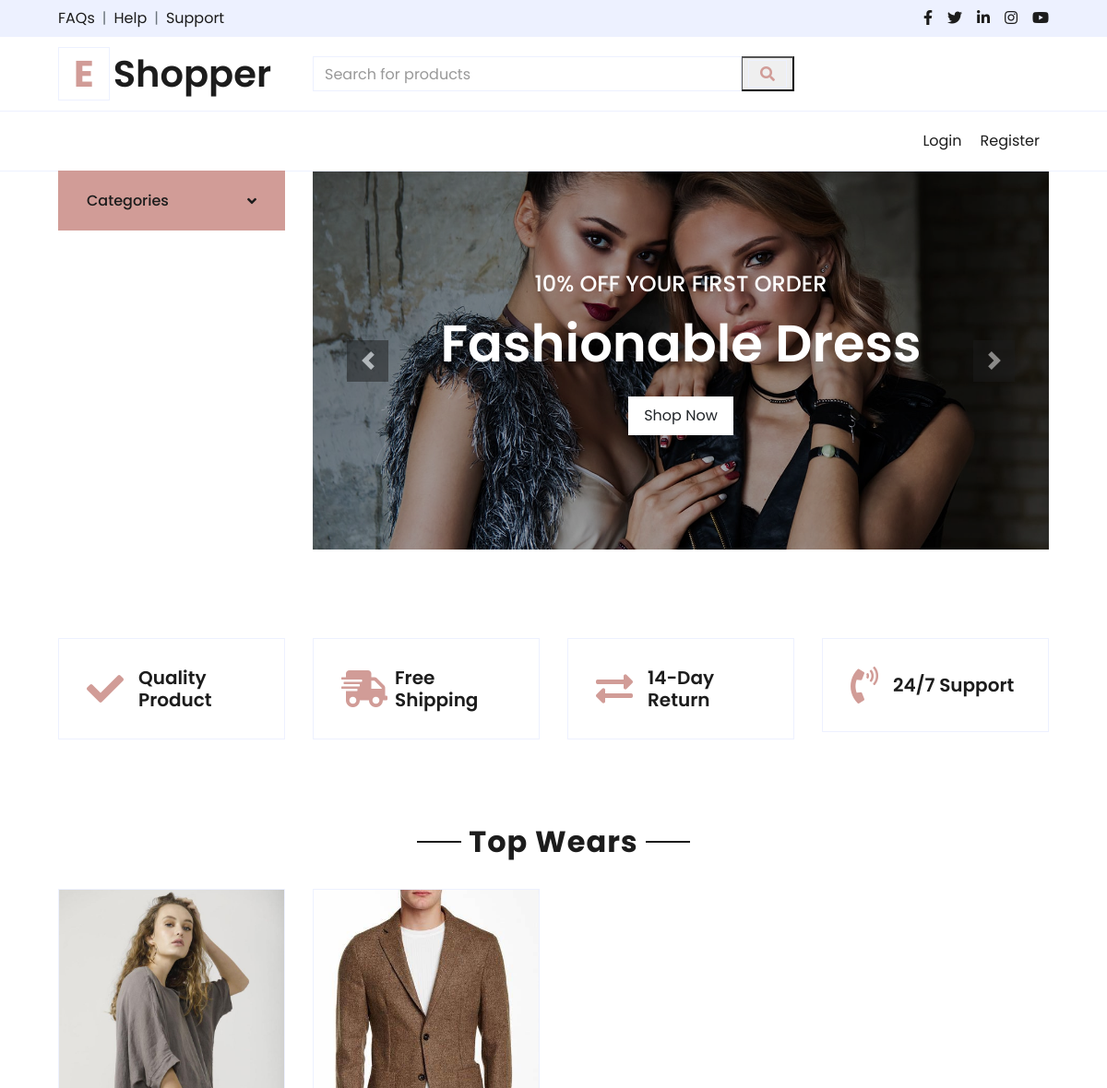
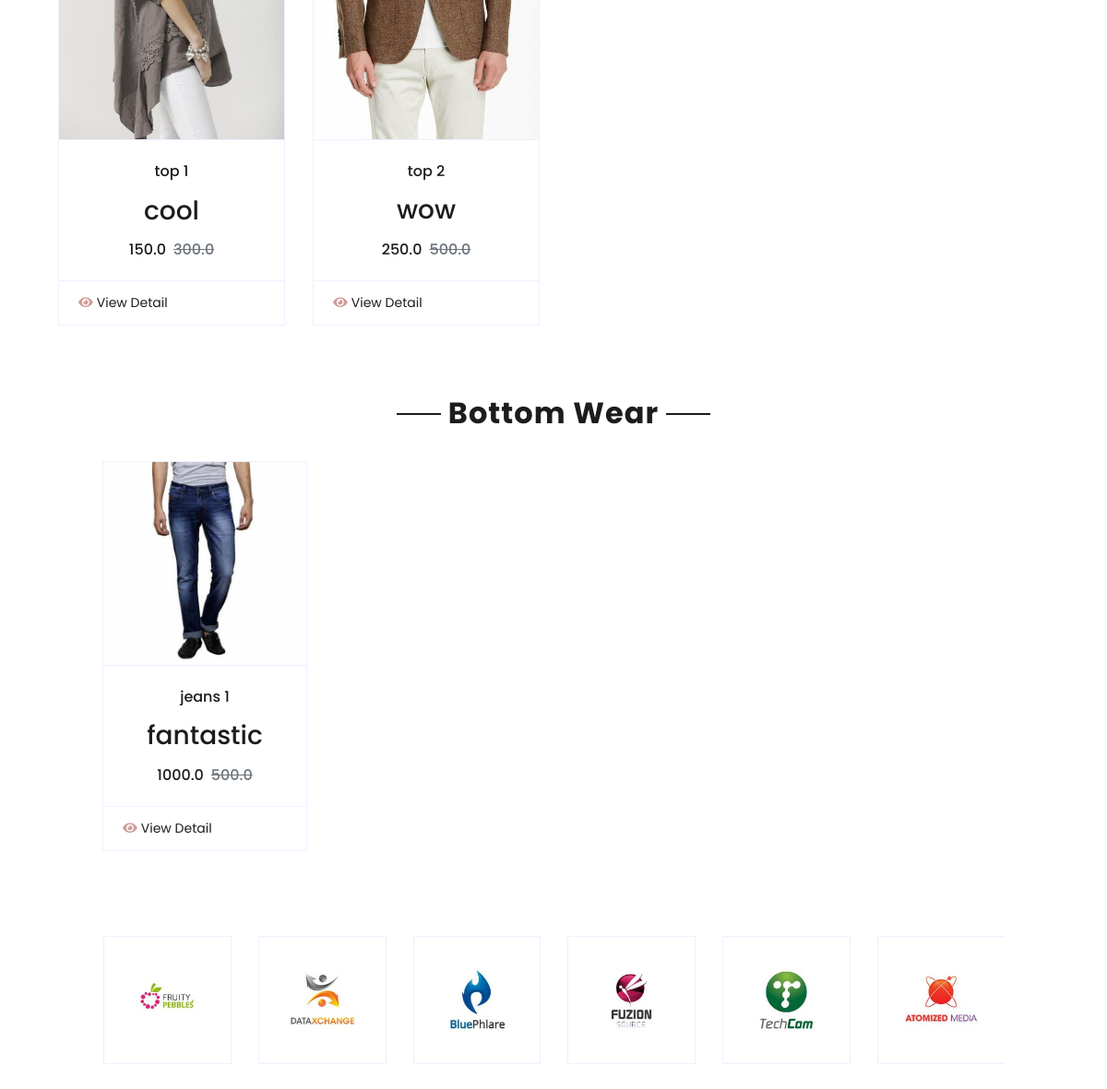
The page / on the database its author committed (2 pictures, top to bottom).
### store/models.py (models this page shows, shortened)
class Product(models.Model):
  category=[
    ('TW','Top Wear'),
    ('BW','Bottom Wear'),
    ('Shoes','Shoes'),
    ('mobile','mobile'),
    ('Laptop','Laptop')
  ]
  title=models.CharField(max_length=100)
  selling_price=models.FloatField()
  discounted_price=models.FloatField()
  description=models.TextField()
  brand=models.CharField(max_length=100)
  Category=models.CharField(choices=category,max_length=10)
  product_image=models.ImageField(upload_to='productimg')

### store/views.py (the view)
# urls.py: 2. Add a URL to urlpatterns:  path('', views.home, name='home')
class home(View):
    def get (self,request):
        products=Product.objects.all()
        topwear=Product.objects.filter(Category='TW')
        bottomwear=Product.objects.filter(Category='BW')
        context={'topwear':topwear,'bottomwear':bottomwear,'products':products}
        return render(request,'store/index.html',context)

### store/templates/store/index.html (shortened to what this page needs)
{% extends 'store/main.html' %}{% block content %} {% load static %}
<div class="container-fluid mb-5">
    <div class="row border-top px-xl-5">
        <div class="col-lg-3 d-none d-lg-block">
            <a class="btn shadow-none d-flex align-items-center justify-content-between bg-primary text-white w-100" data-toggle="collapse" href="#navbar-vertical" style="height: 65px; margin-top: -1px; padding: 0 30px;">
                <h6 class="m-0">Categories</h6>
                <i class="fa fa-angle-down text-dark"></i>
            </a>
        </div>
        <div class="col-lg-9">
            <div id="header-carousel" class="carousel slide" data-ride="carousel">
                <div class="carousel-inner">
                    <div class="carousel-item active" style="height: 410px;">
                        <img class="img-fluid" src="{% static 'img/carousel-1.jpg' %}" alt="Image">
                        <div class="carousel-caption d-flex flex-column align-items-center justify-content-center">
                            <div class="p-3" style="max-width: 700px;">
                                <h4 class="text-light text-uppercase font-weight-medium mb-3">10% Off Your First Order</h4>
                                <h3 class="display-4 text-white font-weight-semi-bold mb-4">Fashionable Dress</h3>
                                <p class="btn btn-light py-2 px-3">Shop Now</p>
                            </div>
                        </div>
                    </div>
                </div>
                <a class="carousel-control-prev" href="#header-carousel" data-slide="prev">
                    <div class="btn btn-dark" style="width: 45px; height: 45px;">
                        <span class="carousel-control-prev-icon mb-n2"></span>
                    </div>
                </a>
                <a class="carousel-control-next" href="#header-carousel" data-slide="next">
                    <div class="btn btn-dark" style="width: 45px; height: 45px;">
                        <span class="carousel-control-next-icon mb-n2"></span>
                    </div>
                </a>
            </div>
        </div>
    </div>
</div>
<div class="container-fluid pt-5">
    <div class="row px-xl-5 pb-3">
        <div class="col-lg-3 col-md-6 col-sm-12 pb-1">
            <div class="d-flex align-items-center border mb-4" style="padding: 30px;">
                <h1 class="fa fa-check text-primary m-0 mr-3"></h1>
                <h5 class="font-weight-semi-bold m-0">Quality Product</h5>
            </div>
        </div>
        <div class="col-lg-3 col-md-6 col-sm-12 pb-1">
            <div class="d-flex align-items-center border mb-4" style="padding: 30px;">
                <h1 class="fa fa-shipping-fast text-primary m-0 mr-2"></h1>
                <h5 class="font-weight-semi-bold m-0">Free Shipping</h5>
            </div>
        </div>
        <div class="col-lg-3 col-md-6 col-sm-12 pb-1">
            <div class="d-flex align-items-center border mb-4" style="padding: 30px;">
                <h1 class="fas fa-exchange-alt text-primary m-0 mr-3"></h1>
                <h5 class="font-weight-semi-bold m-0">14-Day Return</h5>
            </div>
        </div>
        <div class="col-lg-3 col-md-6 col-sm-12 pb-1">
            <div class="d-flex align-items-center border mb-4" style="padding: 30px;">
                <h1 class="fa fa-phone-volume text-primary m-0 mr-3"></h1>
                <h5 class="font-weight-semi-bold m-0">24/7 Support</h5>
            </div>
        </div>
    </div>
</div>
<div class="container-fluid pt-5">
    <div class="text-center mb-4">
        <h2 class="section-title px-5"><span class="px-2">Top Wears</span></h2>
    </div>
    <div class="row px-xl-5 pb-3">
        {% for top in topwear %}
        <div class="col-lg-3 col-md-6 col-sm-12 pb-1">
            <div class="card product-item border-0 mb-4">
                <div class="card-header product-img position-relative overflow-hidden bg-transparent border p-0">
                    <img class="img-fluid w-100" src="{{ top.product_image.url }}" alt="">
                </div>
                <div class="card-body border-left border-right text-center p-0 pt-4 pb-3">
                    <h6 class="text-truncate mb-3">{{top.title}}</h6>
                    <h3 class="text-truncate mb-3">{{top.description}}</h3>
                    <div class="d-flex justify-content-center">
                        <h6>{{top.discounted_price}}</h6>
                        <h6 class="text-muted ml-2"><del>{{top.selling_price}}</del></h6>
                    </div>
                </div>
                <div class="card-footer d-flex justify-content-between bg-light border">
                    <a href="{%url 'productdetail' top.id %}" class="btn btn-sm text-dark p-0"><i class="fas fa-eye text-primary mr-1"></i>View Detail</a>
                </div>
            </div>
        </div>
        {% endfor %}
        <div class="container-fluid pt-5">
            <div class="text-center mb-4">
                <h2 class="section-title px-5"><span class="px-2">Bottom Wear</span></h2>
            </div>
            <div class="row px-xl-5 pb-3">
                {% for bottom in bottomwear %}
                <div class="col-lg-3 col-md-6 col-sm-12 pb-1">
                    <div class="card product-item border-0 mb-4">
                        <div class="card-header product-img position-relative overflow-hidden bg-transparent border p-0">
                            <img class="img-fluid w-100" src="{{bottom.product_image.url}}" alt="">
                        </div>
                        <div class="card-body border-left border-right text-center p-0 pt-4 pb-3">
                            <h6 class="text-truncate mb-3">{{bottom.title}}</h6>
                            <h3 class="text-truncate mb-3">{{bottom.description}}</h3>
                            <div class="d-flex justify-content-center">
                                <h6>{{bottom.selling_price}}</h6>
                                <h6 class="text-muted ml-2"><del>{{bottom.discounted_price}}</del></h6>
                            </div>
                        </div>
                        <div class="card-footer d-flex justify-content-between bg-light border">
                            <a href="{% url 'productdetail' bottom.id %}" class="btn btn-sm text-dark p-0"><i class="fas fa-eye text-primary mr-1"></i>View Detail</a>
                        </div>
                    </div>
                </div>
                {% endfor %}
            </div>
        </div>
        <div class="container-fluid py-5">
            <div class="row px-xl-5">
                <div class="col">
                    <div class="owl-carousel vendor-carousel">
                        <div class="vendor-item border p-4">
                            <img src="img/vendor-1.jpg" alt="">
                        </div>
                        <div class="vendor-item border p-4">
                            <img src="img/vendor-2.jpg" alt="">
                        </div>
                        <div class="vendor-item border p-4">
                            <img src="img/vendor-3.jpg" alt="">
                        </div>
                        <div class="vendor-item border p-4">
                            <img src="img/vendor-4.jpg" alt="">
                        </div>
                        <div class="vendor-item border p-4">
                            <img src="img/vendor-5.jpg" alt="">
                        </div>
                        <div class="vendor-item border p-4">
                            <img src="img/vendor-6.jpg" alt="">
                        </div>
                    </div>
                </div>
            </div>
        </div>
        {% endblock %}

### store/templates/store/main.html (shortened to what this page needs)
<!DOCTYPE html> {% load static %}
<html lang="en">
<head>
    <link href="https://cdnjs.cloudflare.com/ajax/libs/font-awesome/5.10.0/css/all.min.css" rel="stylesheet">
    <link href="{% static 'lib/owlcarousel/assets/owl.carousel.min.css' %}" rel="stylesheet">
    <link href="{% static 'css/style.css' %}" rel="stylesheet">
</head>
<body>
    {% include 'store/navbar.html' %}
    {% block content %} {% endblock %}
</body>
</html>

### store/templates/store/navbar.html (shortened to what this page needs)
{% load static %}
<div class="container-fluid">
    <div class="row bg-secondary py-2 px-xl-5">
        <div class="col-lg-6 d-none d-lg-block">
            <div class="d-inline-flex align-items-center">
                <a class="text-dark" href="">FAQs</a>
                <span class="text-muted px-2">|</span>
                <a class="text-dark" href="">Help</a>
                <span class="text-muted px-2">|</span>
                <a class="text-dark" href="">Support</a>
            </div>
        </div>
        <div class="col-lg-6 text-center text-lg-right">
            <div class="d-inline-flex align-items-center">
                <a class="text-dark px-2" href="">
                    <i class="fab fa-facebook-f"></i>
                </a>
                <a class="text-dark px-2" href="">
                    <i class="fab fa-twitter"></i>
                </a>
                <a class="text-dark px-2" href="">
                    <i class="fab fa-linkedin-in"></i>
                </a>
                <a class="text-dark px-2" href="">
                    <i class="fab fa-instagram"></i>
                </a>
                <a class="text-dark pl-2" href="">
                    <i class="fab fa-youtube"></i>
                </a>
            </div>
        </div>
    </div>
    <div class="row align-items-center py-3 px-xl-5">
        <div class="col-lg-3 d-none d-lg-block">
            <a href="" class="text-decoration-none">
                <h1 class="m-0 display-5 font-weight-semi-bold"><span class="text-primary font-weight-bold border px-3 mr-1">E</span>Shopper</h1>
            </a>
        </div>
        <div class="col-lg-6 col-6 text-left">
            <form action="{% url 'searchbar' %}" method="GET">
                <div class="input-group">
                    <input type="text" class="form-control" placeholder="Search for products" name="product">
                    <div class="input-group-append">
                        <button type="submit"><span class="input-group-text bg-transparent text-primary">
                                <i class="fa fa-search"></i>
                            </span></button>
                    </div>
                </div>
            </form>
        </div>
    </div>
</div>
<div class="container-fluid">
    <div class="row border-top px-xl-5">
        <div class="col-lg-3 d-none d-lg-block">
        </div>
        <div class="col-lg-9">
            <nav class="navbar navbar-expand-lg bg-light navbar-light py-3 py-lg-0 px-0">
                <div class="collapse navbar-collapse justify-content-between" id="navbarCollapse">
                    <div class="navbar-nav ml-auto py-0">
                        {% if request.user.is_authenticated %}
                        <p class="nav-item nav-link"><a href="">{{request.user.username}}</a></p>
                        <p class="nav-item nav-link"><a href="{% url 'passwordchange' %}">Change password</a></p>
                        <a href="{% url 'logout' %}" class="nav-item nav-link">Logout</a>
                        {% else %}
                        <a href="{% url 'login' %}" class="nav-item nav-link">Login</a>
                        <a href="{% url 'register' %}" class="nav-item nav-link">Register</a>
                        {% endif %}
                    </div>
                </div>
            </nav>
        </div>
    </div>
</div>

### rows shown on the page
Product: product_image (picture), title "top 1", description "cool", discounted_price "150.0", selling_price "300.0"
Product: product_image (picture), title "top 2", description "wow", discounted_price "250.0", selling_price "500.0"
Product: product_image (picture), title "jeans 1", description "fantastic", selling_price "1000.0", discounted_price "500.0"
